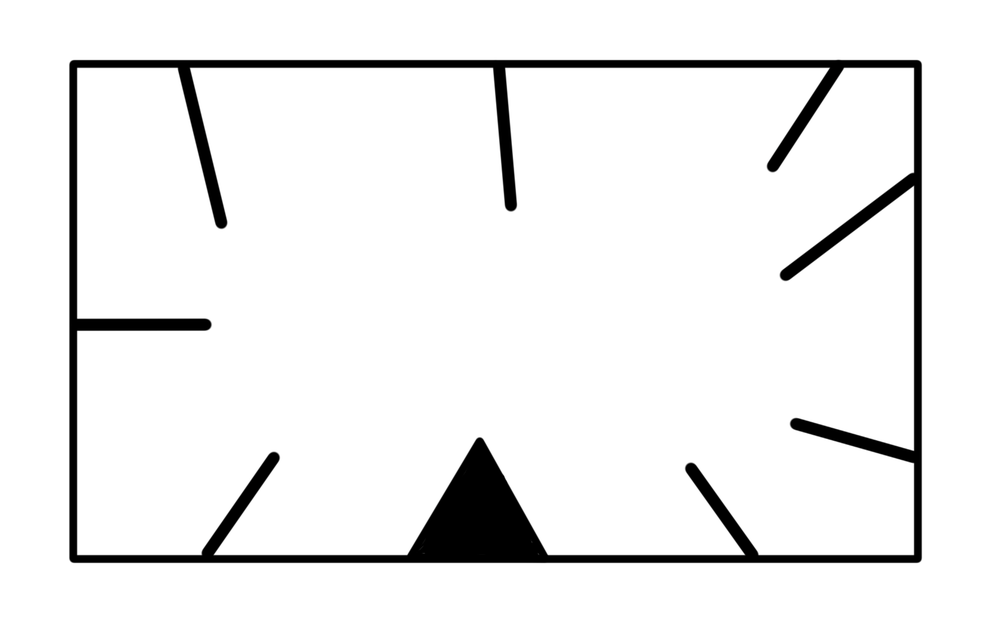
#> input picture data/images/轮廓近似.png, 1000 x 623 px, shrunk from 2514 x 1565 before the run
$ jupyter execute '轮廓特征与近似.ipynb'
#> lines starting #> are read from the running program, lines starting #| are printed output that depends on the picture; after the words box and inside, x2 and y2 are one past the last pixel; in counts of white or black regions, pixels touching at a corner belong together
### utils.py
import cv2


def cv_show(name, img):
    cv2.imshow(name, img)
    cv2.waitKey(0)
    cv2.destroyAllWindows()


# [2 lines that do not run on import are left out]

### 轮廓特征与近似.ipynb
### 轮廓特征

[cell 1]
import cv2
from utils import cv_show

[cell 2]
img1 = cv2.imread("./data/images/轮廓近似.png")
#> img1 is the input picture: shape (623, 1000, 3); mean B, G, R 237.7, 237.7, 237.7
img1_gray = cv2.cvtColor(img1, cv2.COLOR_BGR2GRAY)

[cell 3]
# 二值化
ret1, thresh1 = cv2.threshold(img1_gray, 127, 255, cv2.THRESH_BINARY)
#> thresh1: shape (623, 1000); 93.1% white; 1 black region
# 寻找轮廓
contours1, hierarchy1 = cv2.findContours(thresh1, cv2.RETR_TREE, cv2.CHAIN_APPROX_NONE)
#> contours1 = 3 contours; box (x1, y1, x2, y2) and area: (0, 0, 1000, 623) 621378, (68, 59, 923, 564) 430380, (77, 68, 914, 555) 383730
# 取出第二个轮廓
cnt1 = contours1[1]
#> cnt1 = contour of 2700 points, box (x1, y1, x2, y2) (68, 59, 923, 564), area 430380

[cell 4]
draw_img1 = img1.copy()
res1 = cv2.drawContours(draw_img1, cnt1, -1, (0, 0, 255), 2)
cv_show("res1", res1)

[cell 5]
#
epsilon1 = 0.15 * cv2.arcLength(cnt1, True)
#> epsilon1 = 406
approx = cv2.approxPolyDP(cnt1, epsilon1, True)
#> approx = [[69, 62], [918, 59], [921, 560], [72, 563]]

draw_img2 = img1.copy()
res2 = cv2.drawContours(draw_img2, [approx], -1, (0, 0, 255), 2)
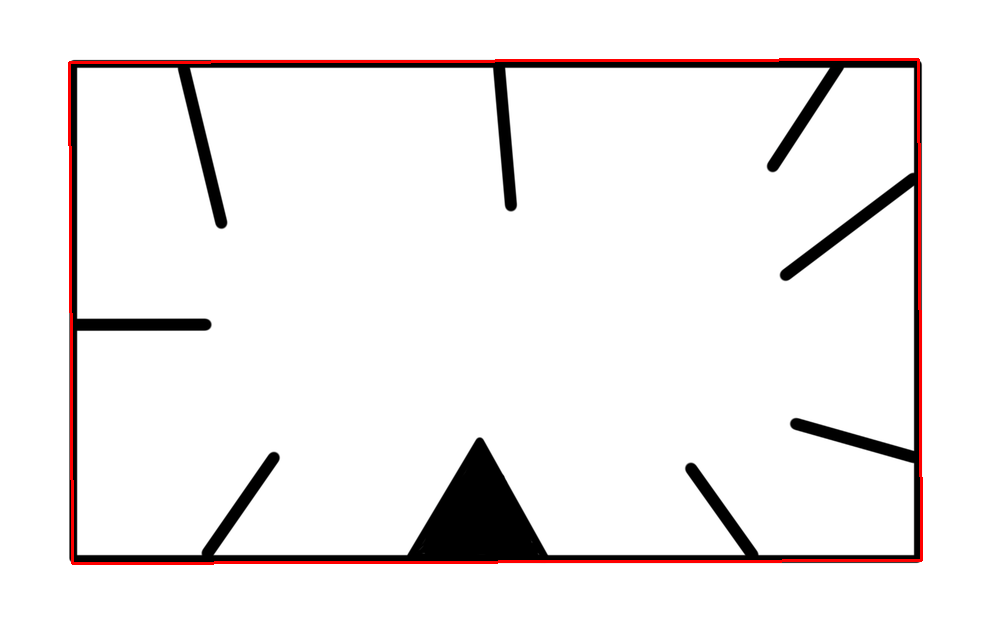
#> res2: shape (623, 1000, 3); mean B, G, R 237, 237, 240.4
cv_show("res2", res2)
